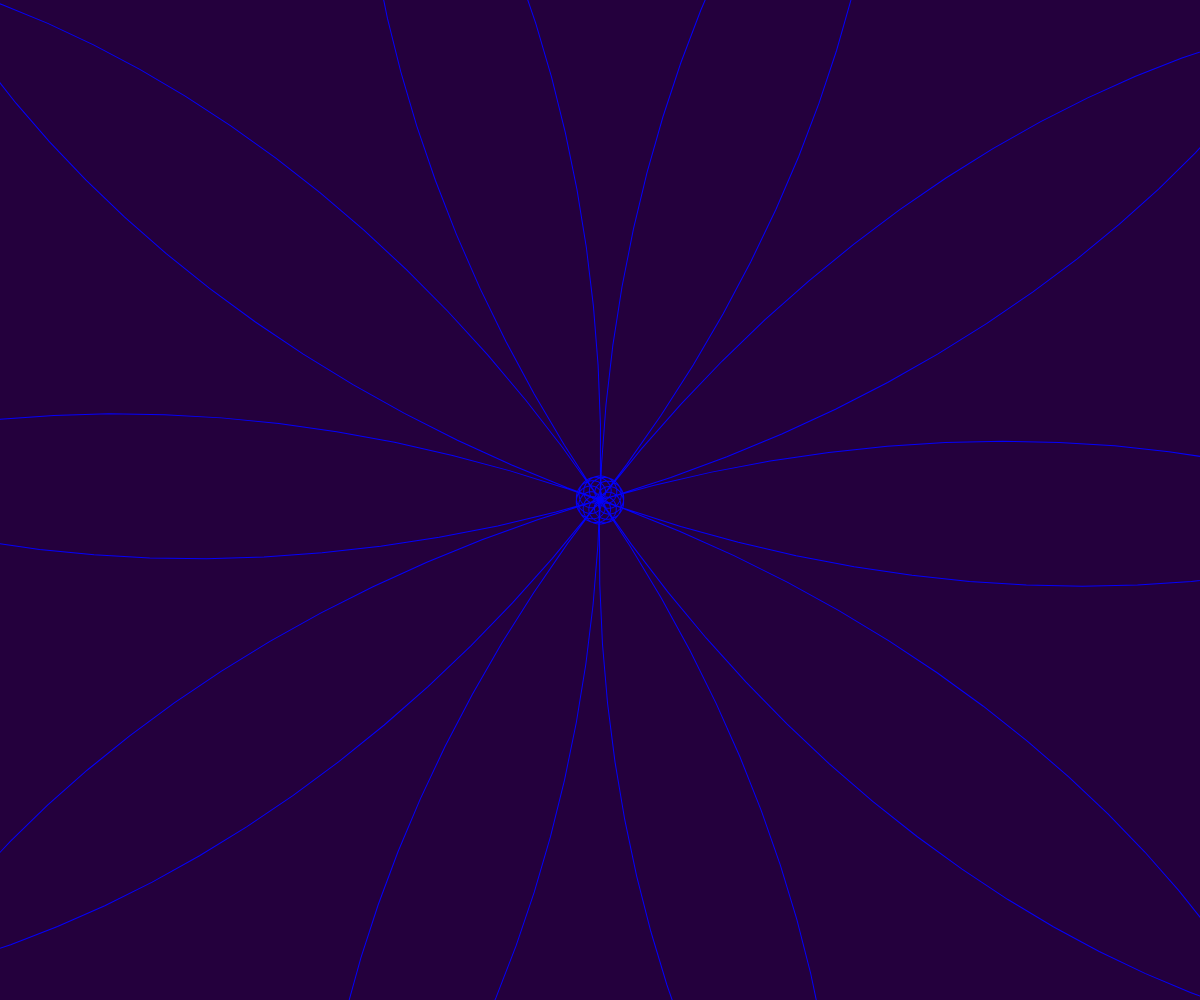
Frame 1 (no input)
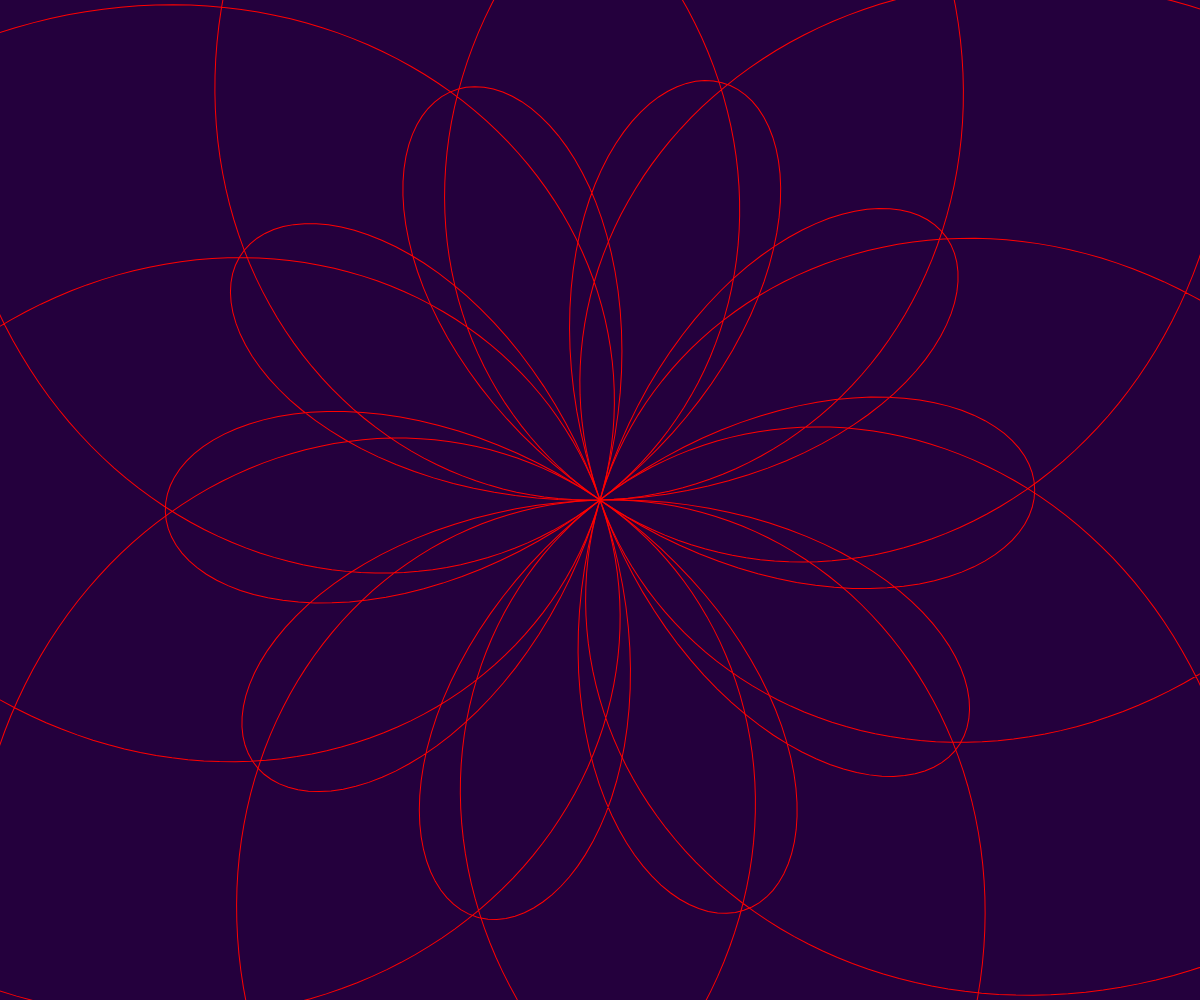
Frame 60 (no input)
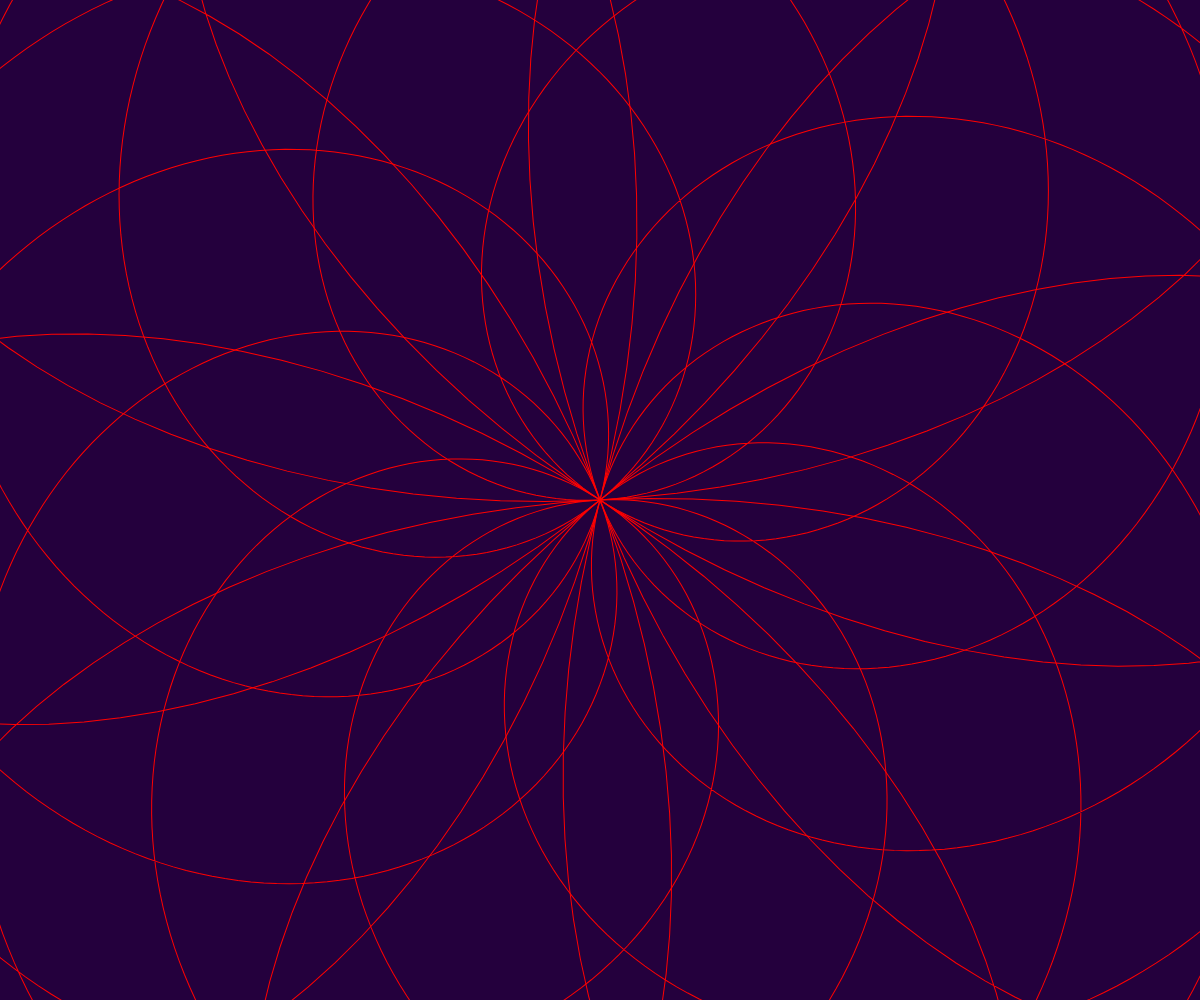
Frame 120 (the mouse pressed at the canvas centre since frame 60)

The p5.js sketch that drew these frames (run headless with seeded random() and noise() and a simulated clock; from frame 60 on, the mouse is pressed at the canvas centre):

// p5.js sketch
// ── sketch.js
function preload() {

}
//The explosive Rose

var k = 5 / 8;
var j = 5 / 2;


function setup() {
  createCanvas(windowWidth, windowHeight)

}

function draw() {


  background('#24003D')
  translate(width / 2, height / 2);



  noFill();
  stroke(lerpColor(color('blue'), color('red'), frameCount / 60));
  rotate(frameCount * 6);
  strokeWeight(1);


  beginShape();

  for (var a = 0; a < TWO_PI * 8; a += 0.02) {
    var r = calculateRadius() * cos(k * a);
    var x = r * cos(a);
    var y = r * sin(a);

    vertex(x, y);
  }
  endShape(CLOSE);

  //rosa2

  beginShape();

  for (var a = 0; a < TWO_PI * 2; a += 0.02) {
    var r = calculateSecondRadius() * cos(j * a);
    var x = r * cos(a);
    var y = r * sin(a);

    vertex(x, y);
  }
  endShape(CLOSE);
}

function calculateRadius() {
  return sin(frameCount * 0.02) * windowWidth;
}

function calculateSecondRadius() {
  return cos(frameCount * 0.02) * windowWidth;
}
